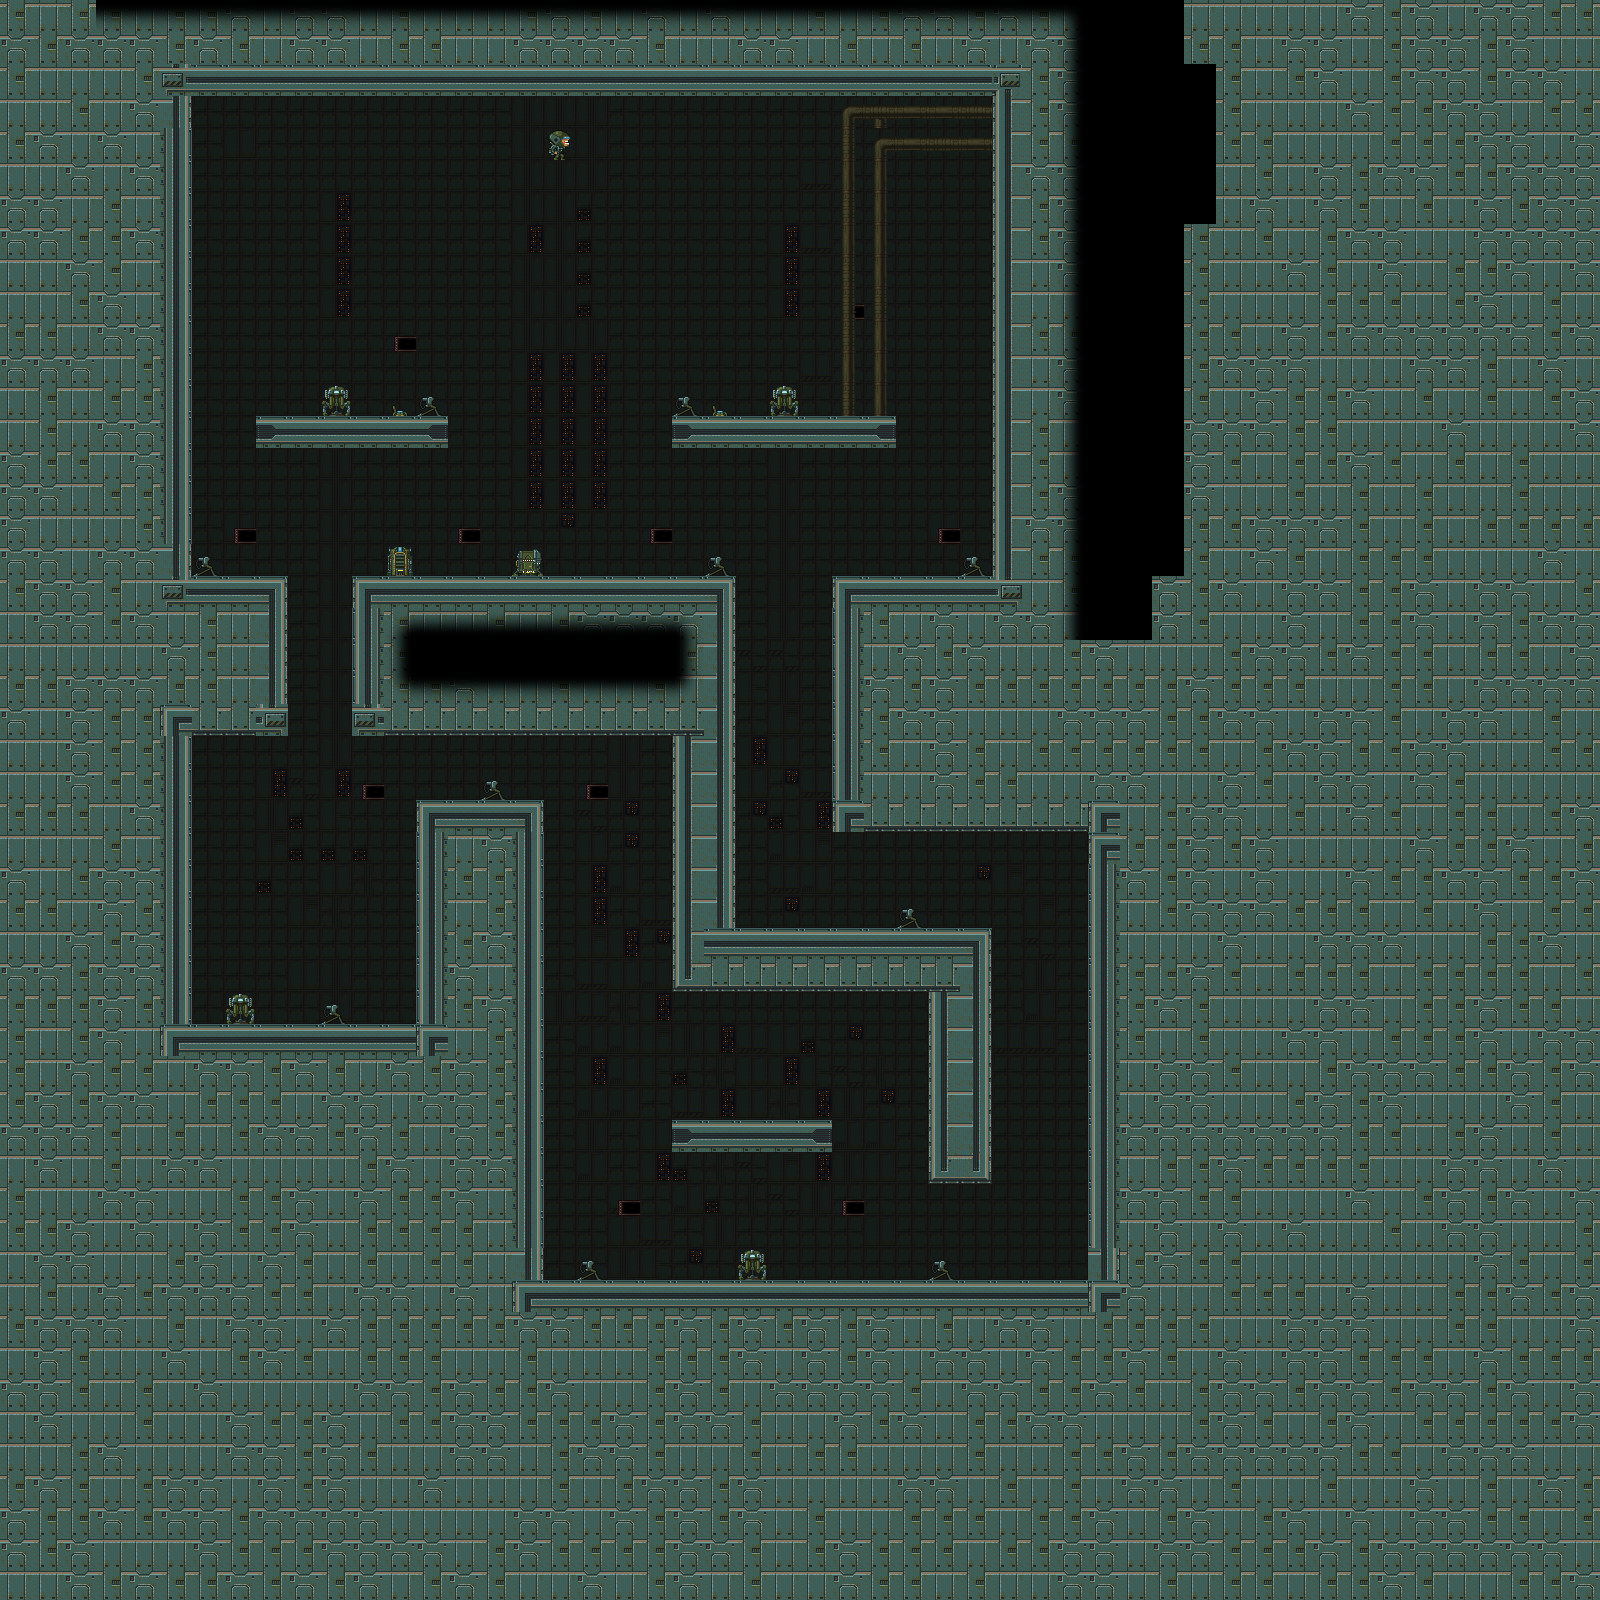

Below is a game level as drawn by its tile map, then a one-line description and the .tmx that defines it (tile-layer data replaced by summaries):
An orthogonal 50x50 tile map with 32x32 px tiles, 3 tile layers (Back, Middle, Front).

<map version="1.0" orientation="orthogonal" width="50" height="50" tilewidth="32" tileheight="32">
 <tileset firstgid="1" name="ns2d_tileset" tilewidth="32" tileheight="32">
  <properties>
   <property name="entity" value="turret" />
  </properties>
  <image source="ns2d_tileset.png" width="1024" height="1024" />
  <tile id="0">
   <properties>
    <property name="entity" value="player" />
   </properties>
  </tile>
  <tile id="256">
   <properties>
    <property name="solid" value="" />
   </properties>
  </tile>
  <tile id="257">
   <properties>
    <property name="solid" value="" />
   </properties>
  </tile>
  <tile id="258">
   <properties>
    <property name="solid" value="" />
   </properties>
  </tile>
  <tile id="259">
   <properties>
    <property name="solid" value="" />
   </properties>
  </tile>
  <tile id="260">
   <properties>
    <property name="solid" value="" />
   </properties>
  </tile>
  <tile id="261">
   <properties>
    <property name="solid" value="" />
   </properties>
  </tile>
  <tile id="262">
   <properties>
    <property name="solid" value="" />
   </properties>
  </tile>
  <tile id="263">
   <properties>
    <property name="solid" value="" />
   </properties>
  </tile>
  <tile id="289">
   <properties>
    <property name="solid" value="" />
   </properties>
  </tile>
  <tile id="290">
   <properties>
    <property name="solid" value="" />
   </properties>
  </tile>
  <tile id="291">
   <properties>
    <property name="solid" value="" />
   </properties>
  </tile>
  <tile id="292">
   <properties>
    <property name="solid" value="" />
   </properties>
  </tile>
  <tile id="293">
   <properties>
    <property name="solid" value="" />
   </properties>
  </tile>
  <tile id="390">
   <properties>
    <property name="entity" value="duct" />
   </properties>
  </tile>
  <tile id="450">
   <properties>
    <property name="entity" value="sentry" />
   </properties>
  </tile>
  <tile id="480">
   <properties>
    <property name="entity" value="resourcetower" />
   </properties>
  </tile>
  <tile id="481">
   <properties>
    <property name="entity" value="techpoint" />
   </properties>
  </tile>
  <tile id="482">
   <properties>
    <property name="entity" value="spawner" />
   </properties>
  </tile>
  <tile id="483">
   <properties>
    <property name="entity" value="armory" />
   </properties>
  </tile>
 </tileset>
 <layer name="Back" width="50" height="50">
  <data>[2500 cells, 2500 non-empty, 25 distinct tile ids]</data>
 </layer>
 <layer name="Middle" width="50" height="50">
  <data>[2500 cells, 62 non-empty, 16 distinct tile ids]</data>
 </layer>
 <layer name="Front" width="50" height="50">
  <data>[2500 cells, 213 non-empty, 24 distinct tile ids]</data>
 </layer>
</map>